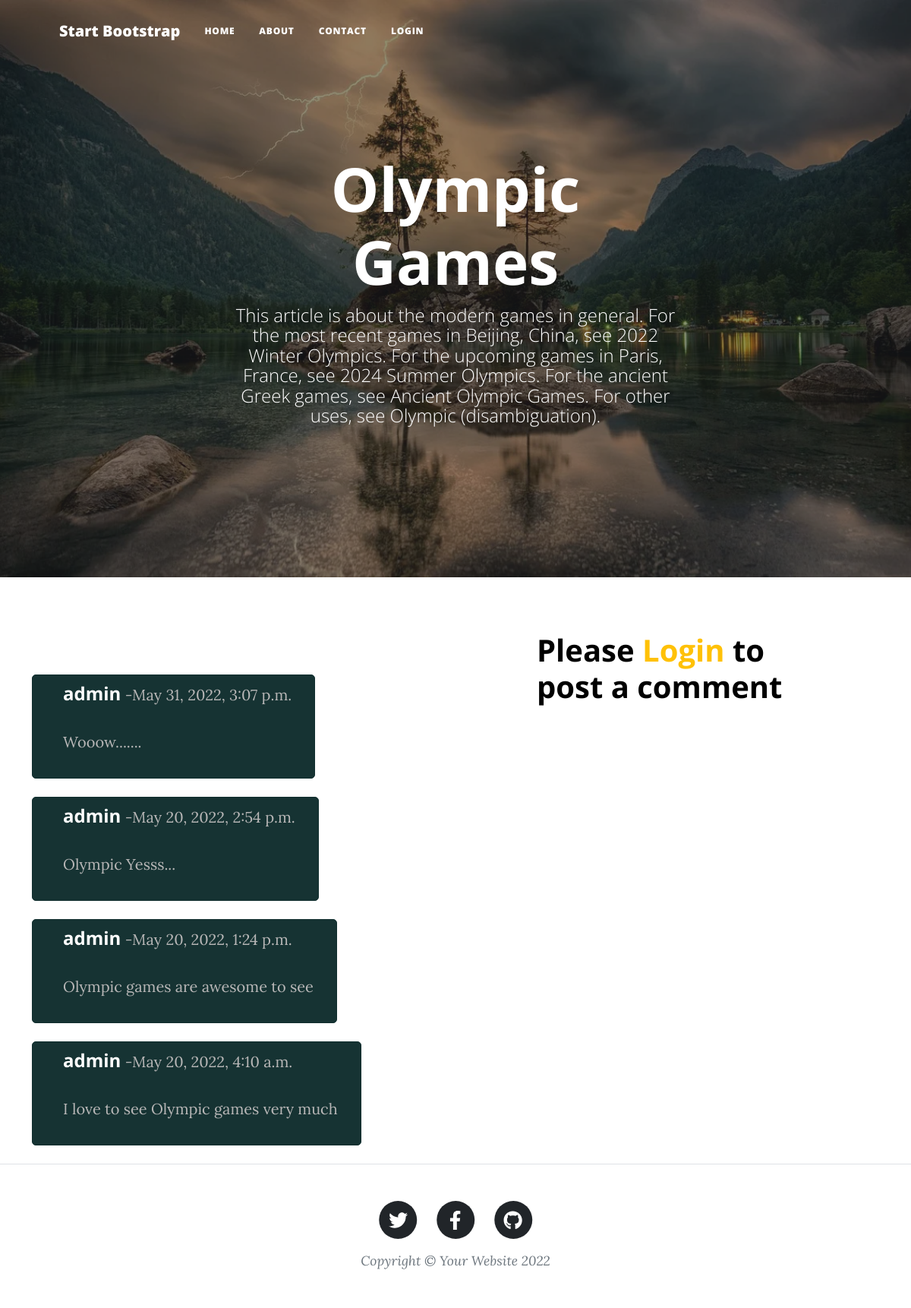
Page /4/ on the committed database.
### blogapp/models.py (models this page shows, shortened)
class PostModel(models.Model):
    post_title=models.CharField(max_length=50,null=False)
    post_summary=models.TextField()
    post_body=tinymce_models.HTMLField()
    post_image =models.ImageField(upload_to='post_images/', null=True)

class Comment(models.Model):
    owner=models.ForeignKey(User,on_delete=models.CASCADE)
    post=models.ForeignKey(PostModel,on_delete=models.CASCADE)
    comment_body=models.TextField()
    added_at=models.DateTimeField(auto_now_add=True)

### blogapp/views.py (the view)
# urls.py: path('<id>/',views.single_post,name="single_post"),
def single_post(request, id):
    post=PostModel.objects.get(id=id)
    comments=Comment.objects.filter(post=post).order_by('-id')
    context={
        'comments':comments,
        'post':post
        }
    return render(request,'blogapp/singlepage.html',context)

### blogapp/templates/blogapp/singlepage.html (shortened to what this page needs)
{% extends 'blogapp/structure.html' %}
{% block 'main_heading' %}{{post.post_title}}
{% endblock 'main_heading' %}
{% block 'subheading' %}{{post.post_summary}}
{% endblock 'subheading' %}
{% block image %}{{post.post_image.url}}{% endblock image %}
{% block comment %}
<section>
    <div class="container">
        <div class="row">
            <div class="col-sm-5 col-md-6 col-12 pb-4">
                <h1>Comments</h1>
                 {% for comment in comments %}
                    {% include 'blogapp/single_comment.html' with comment_data=comment %}
                 {% endfor %}
            </div>
            <div class="col-lg-4 col-md-5 col-sm-4 offset-md-1 offset-sm-1 col-12 mt-4">
                {% if user.is_authenticated %}
                <form id="algin-form" method="post" action="{% url 'blogapp:add_comment' post.id %}">
                    {% csrf_token %}
                    <div class="form-group">
                        <h4>Leave a comment</h4>
                        <label for="message">Message</label>
                        <textarea name="msg" id=""msg cols="30" rows="5" class="form-control" style="background-color: black; color: white;"></textarea>
                    </div>
                    <div class="form-group">
                        <label for="name">Name</label>
                        <input type="text" name="name" id="fullname" class="form-control" disabled value="{{user.get_username}}">
                    </div>
                    <div class="form-group">
                        <button type="submit" id="post" class="btn">Post Comment</button>
                    </div>
                </form>
                {% else %}
                <h1 style="color: black;">Please<a class="text-warning" href="{% url 'blogapp:login_user' %}"> Login </a> to post a comment</h1>
                {% endif %}
            </div>
        </div>
    </div>
</section>
{% endblock comment %}

### blogapp/templates/blogapp/structure.html (shortened to what this page needs)
{% load static %}
<!DOCTYPE html>
<html lang="en">
    <head>
        <link href="{% static 'blogapp/css/styles.css' %}" rel="stylesheet" />
        <link href="{% static 'blogapp/css/custom.css' %}" rel="stylesheet" />
    </head>
    <body>
        <nav class="navbar navbar-expand-lg navbar-light" id="mainNav">
            <div class="container px-4 px-lg-5">
                <a class="navbar-brand" href="{% url 'blogapp:homepage' %}">Start Bootstrap</a>
                <div class="collapse navbar-collapse" id="navbarResponsive">
                    <ul class="navbar-nav ms-auto py-4 py-lg-0">
                        <li class="nav-item"><a class="nav-link px-lg-3 py-3 py-lg-4" href="{% url 'blogapp:homepage' %}">Home</a></li>
                        <li class="nav-item"><a class="nav-link px-lg-3 py-3 py-lg-4" href="{% url 'blogapp:about' %}">About</a></li>
                        <li class="nav-item"><a class="nav-link px-lg-3 py-3 py-lg-4" href="{% url 'blogapp:contact' %}">Contact</a></li>
                        {% if user.is_authenticated %}
                        <li class="nav-item"><a class="nav-link px-lg-3 py-3 py-lg-4" href="{% url 'blogapp:logout_user' %}">Logout</a></li>
                        {% else %}
                        <li class="nav-item"><a class="nav-link px-lg-3 py-3 py-lg-4" href="{% url 'blogapp:login_user' %}">Login</a></li>
                        {% endif %}
                    </ul>
                </div>
            </div>
        </nav>
        <header class="masthead" style="background-image: url('{% block image %}{% endblock image %}')">
            <div class="container position-relative px-4 px-lg-5">
                <div class="row gx-4 gx-lg-5 justify-content-center">
                    <div class="col-md-10 col-lg-8 col-xl-7">
                        <div class="site-heading">
                            <h1> {% block 'main_heading' %}{% endblock 'main_heading' %} </h1>
                            <span class="subheading"> {% block 'subheading' %}{% endblock 'subheading' %}</span>
                        </div>
                    </div>
                </div>
            </div>
        </header>
                    {% block comment %}{% endblock comment %}
        <footer class="border-top">
            <div class="container px-4 px-lg-5">
                <div class="row gx-4 gx-lg-5 justify-content-center">
                    <div class="col-md-10 col-lg-8 col-xl-7">
                        <ul class="list-inline text-center">
                            <li class="list-inline-item">
                                <a href="#!">
                                    <span class="fa-stack fa-lg">
                                        <i class="fas fa-circle fa-stack-2x"></i>
                                        <i class="fab fa-twitter fa-stack-1x fa-inverse"></i>
                                    </span>
                                </a>
                            </li>
                            <li class="list-inline-item">
                                <a href="#!">
                                    <span class="fa-stack fa-lg">
                                        <i class="fas fa-circle fa-stack-2x"></i>
                                        <i class="fab fa-facebook-f fa-stack-1x fa-inverse"></i>
                                    </span>
                                </a>
                            </li>
                            <li class="list-inline-item">
                                <a href="#!">
                                    <span class="fa-stack fa-lg">
                                        <i class="fas fa-circle fa-stack-2x"></i>
                                        <i class="fab fa-github fa-stack-1x fa-inverse"></i>
                                    </span>
                                </a>
                            </li>
                        </ul>
                        <div class="small text-center text-muted fst-italic">Copyright &copy; Your Website 2022</div>
                    </div>
                </div>
            </div>
        </footer>

### blogapp/templates/blogapp/single_comment.html
<div class="comment mt-4 text-justify">
    <h4>{{comment_data.owner}}</h4>
    <span>-{{comment_data.added_at}}</span>
    <br>
    <p>{{comment_data.comment_body}}</p>
</div>

### blogapp/static/blogapp/css/custom.css (style rules this page uses)
.navbar-nav { width: 100%; }
.comment { border: 1px solid rgba(16, 46, 46, 1); background-color: rgba(16, 46, 46, 0.973); float: left; border-radius: 5px; padding-left: 40px; padding-right: 30px; padding-top: 10px; }
.comment h4,.comment span,.darker h4,.darker span { display: inline; }
.comment p,.comment span,.darker p,.darker span { color: rgb(184, 183, 183); }
h1,h4 { color: white; font-weight: bold; }

### rows in the picture
PostModel: post_image (picture), post_title "Olympic Games", post_summary "This article is about the modern games in general. For the most recent games in Beijing, China, see 2022 Winter Olympics. For the upcoming games in Paris, France, see 2024 Summer Olympics. For the ancient Greek games, see Ancient Olympic Games. For other uses, see Olympic (disambiguation)."
Comment: owner "admin", added_at "May 31, 2022, 3:07 p.m.", comment_body "Wooow......."
Comment: owner "admin", added_at "May 20, 2022, 2:54 p.m.", comment_body "Olympic Yesss..."
Comment: owner "admin", added_at "May 20, 2022, 1:24 p.m.", comment_body "Olympic games are awesome to see"
Comment: owner "admin", added_at "May 20, 2022, 4:10 a.m.", comment_body "I love to see Olympic games very much"
